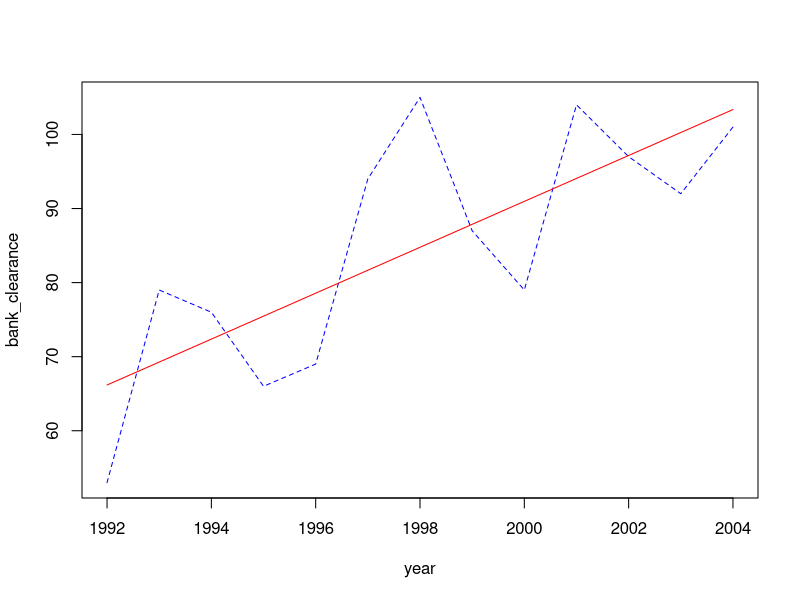

This chart was generated by the following R code:
year<-seq(1992,2004)
year
bank_clearance<-c(53,79,76,66,69,94,105,87,79,104,97,92,101)
df<-data.frame(year,bank_clearance)
df
sum_xi<-sum(year)
sum_xi
sum_xi.sq<-sum(year^2)
sum_xi.sq
sum_xiyi<-sum(year*bank_clearance)
sum_xiyi
n<-length(year)
n
sum_yi<-sum(bank_clearance)
sum_yi
#sumyi=na+sumxi
#sumxiyi=sumxia+sumxi.sqb
a<-c(n,sum_xi,sum_xi,sum_xi.sq)
a
A<-matrix(a,nrow=2,ncol=2,byrow=TRUE)
A
det(A)
invA<-solve(A)
invA
b<-c(sum_yi,sum_xiyi)
b
B<-matrix(b,nrow=2,ncol=1,byrow=TRUE)
B
sol<-A*as.vector(B)
sol
A<-21934.16*1102-10.978*2202360
b<-(-10.97802*1102)+0.0054*2202360

trend<-lm(bank_clearance~year)
trend
coeff<-coef(trend)
coeff
a<-coeff[1]
a
b<-coeff[2]
b
#equation<-paste("y"=a+b*year)
trend_values<-trend$fitted.values
trend_values
plot(year,bank_clearance,type="l",lty=2,col="blue")
lines(year,trend_values, type="l",lty=1,col="red")
